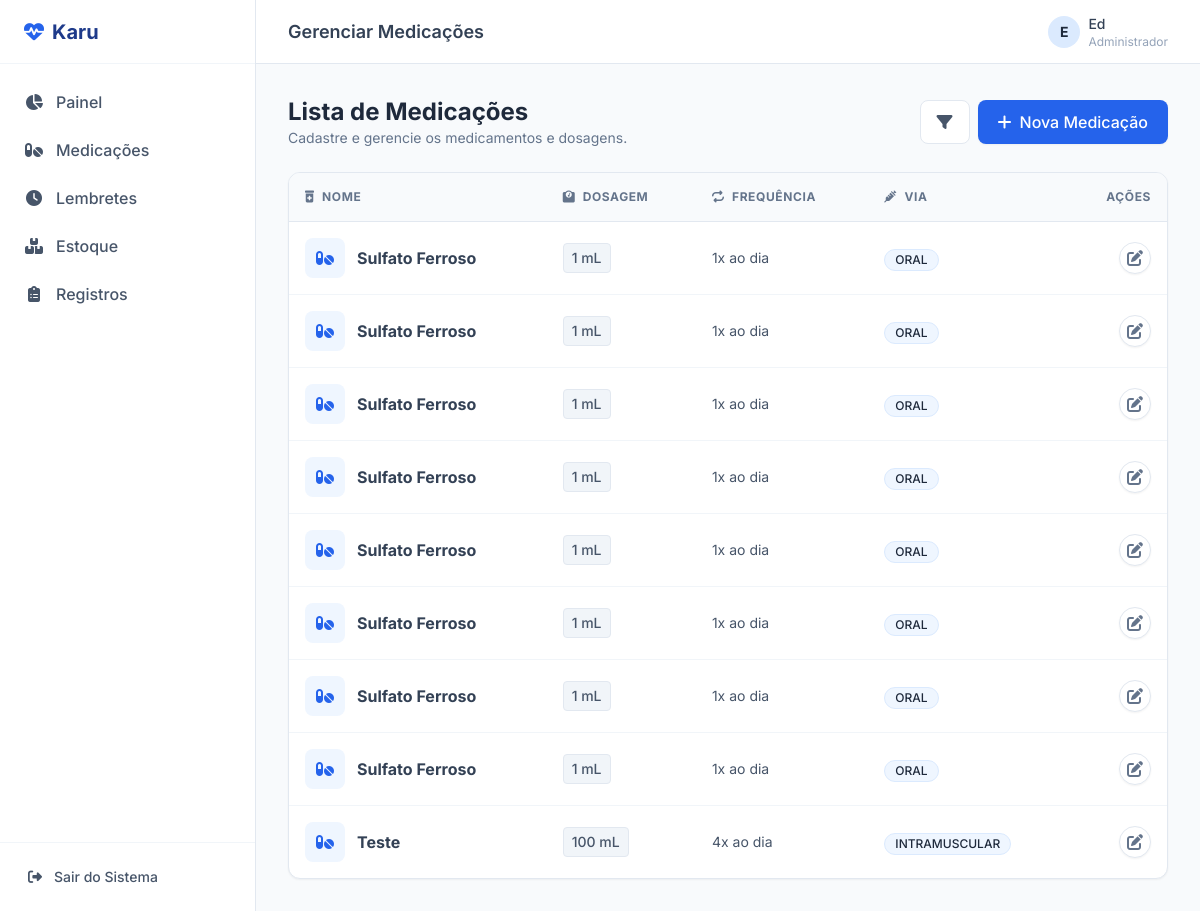
The app's page /medicacoes/ (signed in), older data.
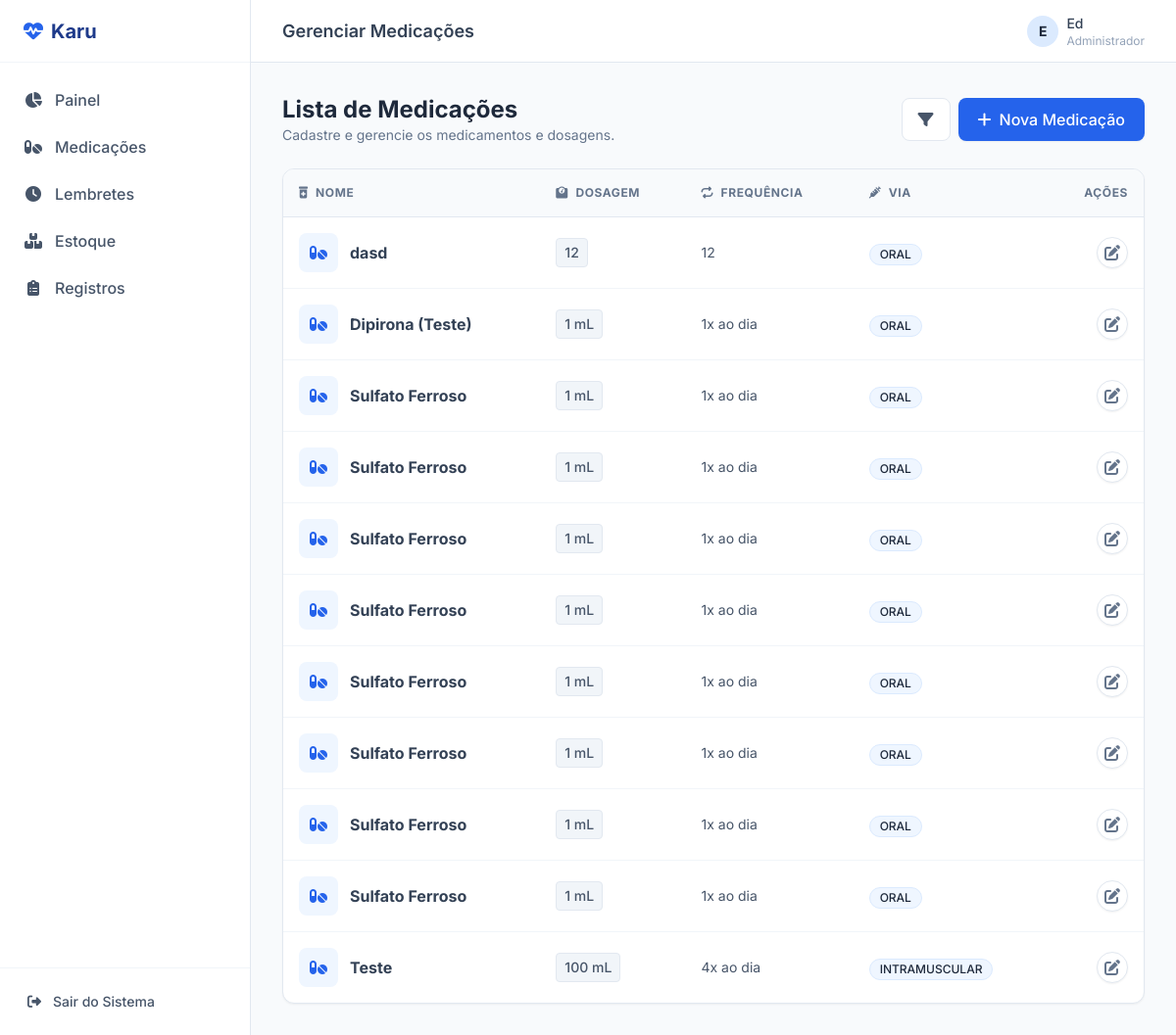
The same page, newer data.
### medicacoes/models.py (models this page shows, shortened)
class Medicacao(models.Model):
    VIA_ADMINISTRACAO = [
        ("ORAL", "Oral"),
        ("IM", "Intramuscular"),
    ]
    nome = models.CharField(max_length=150)
    dosagem = models.CharField(max_length=100)
    frequencia = models.CharField(max_length=100)
    via = models.CharField(max_length=10, choices=VIA_ADMINISTRACAO)
    duracao_dias = models.IntegerField()
    data_inicio = models.DateField(default=timezone.now)
    cuidados_especiais = models.TextField(blank=True)
    bebe_id = models.CharField(max_length=50)

### medicacoes/views.py (the view)
# urls.py: path('medicacoes/', views.listar_medicacoes, name='listar_medicacoes'),
@login_required
def listar_medicacoes(request):
    medicacoes = Medicacao.objects.all().order_by('-data_inicio')
    return render(request, "medicacoes/listar.html", {'medicacoes': medicacoes})

### medicacoes/templates/medicacoes/listar.html (shortened to what this page needs)
{% extends "base.html" %}
{% block header_title %}Gerenciar Medicações{% endblock %}
{% block content %}
<div class="flex flex-col md:flex-row md:items-center md:justify-between gap-4 mb-6">
    <div>
        <h1 class="text-2xl font-bold text-slate-800">Lista de Medicações</h1>
        <p class="text-slate-500 text-sm">Cadastre e gerencie os medicamentos e dosagens.</p>
    </div>
    <div class="flex gap-2">
        <button class="px-4 py-2 bg-white border border-slate-200 text-slate-600 rounded-lg hover:bg-slate-50 hover:text-brand-600 transition-colors">
            <i class="fa-solid fa-filter"></i>
        </button>
        <a href="{% url 'criar_medicacao' %}" class="inline-flex items-center gap-2 bg-brand-600 text-white px-5 py-2.5 rounded-lg font-medium hover:bg-brand-700 transition-colors shadow-sm shadow-brand-200">
            <i class="fa-solid fa-plus"></i>
            <span>Nova Medicação</span>
        </a>
    </div>
</div>
<div class="bg-white border border-slate-200 rounded-xl shadow-sm overflow-hidden">
    <div class="overflow-x-auto">
        <table class="w-full text-left border-collapse">
            <thead>
                <tr class="bg-slate-50 border-b border-slate-200 text-xs uppercase font-semibold text-slate-500 tracking-wider">
                    <th class="p-4">
                        <i class="fa-solid fa-prescription-bottle-medical mr-1"></i> Nome
                    </th>
                    <th class="p-4">
                        <i class="fa-solid fa-weight-scale mr-1"></i> Dosagem
                    </th>
                    <th class="p-4">
                        <i class="fa-solid fa-repeat mr-1"></i> Frequência
                    </th>
                    <th class="p-4">
                        <i class="fa-solid fa-syringe mr-1"></i> Via
                    </th>
                    <th class="p-4 text-right">Ações</th>
                </tr>
            </thead>
            <tbody class="divide-y divide-slate-100">
                {% for m in medicacoes %}
                <tr class="hover:bg-slate-50 transition-colors group">
                    <td class="p-4">
                        <div class="flex items-center gap-3">
                            <div class="w-10 h-10 bg-blue-50 text-blue-600 rounded-lg flex items-center justify-center flex-shrink-0">
                                <i class="fa-solid fa-pills"></i>
                            </div>
                            <span class="font-bold text-slate-700">{{ m.nome }}</span>
                        </div>
                    </td>
                    <td class="p-4">
                        <span class="inline-block bg-slate-100 text-slate-600 px-2 py-1 rounded text-sm font-medium border border-slate-200">
                            {{ m.dosagem }}
                        </span>
                    </td>
                    <td class="p-4 text-slate-600 text-sm">
                        {{ m.frequencia }}
                    </td>
                    <td class="p-4">
                        <span class="inline-flex items-center gap-1 px-2.5 py-0.5 rounded-full text-xs font-medium bg-brand-50 text-brand-700 border border-brand-100">
                            {{ m.via }}
                        </span>
                    </td>
                    <td class="p-4 text-right">
                        <a href="{% url 'editar_medicacao' m.id %}" class="inline-flex items-center justify-center w-8 h-8 rounded-full bg-white border border-slate-200 text-slate-500 hover:bg-brand-50 hover:text-brand-600 hover:border-brand-200 transition-all shadow-sm" title="Editar">
                            <i class="fa-solid fa-pen-to-square"></i>
                        </a>
                    </td>
                </tr>
                {% endfor %}
            </tbody>
        </table>
    </div>
</div>
{% endblock %}

Row changes from the older to the newer data that the page shows:
added Medicacao: nome "dasd", dosagem "12", frequencia "12", via "ORAL"
added Medicacao: nome "Dipirona (Teste)", dosagem "1 mL", frequencia "1x ao dia", via "ORAL"
